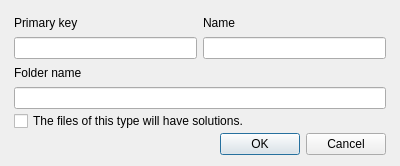
<?xml version="1.0" encoding="UTF-8"?>
<ui version="4.0">
 <class>NewFileType</class>
 <widget class="QDialog" name="NewFileType">
  <property name="geometry">
   <rect>
    <x>0</x>
    <y>0</y>
    <width>400</width>
    <height>166</height>
   </rect>
  </property>
  <property name="windowTitle">
   <string>Dialog</string>
  </property>
  <layout class="QGridLayout" name="gridLayout">
   <property name="leftMargin">
    <number>14</number>
   </property>
   <property name="rightMargin">
    <number>14</number>
   </property>
   <property name="verticalSpacing">
    <number>2</number>
   </property>
   <item row="3" column="0" colspan="2">
    <widget class="QLineEdit" name="FolderLine"/>
   </item>
   <item row="0" column="1">
    <widget class="QLabel" name="label_2">
     <property name="text">
      <string>Name</string>
     </property>
    </widget>
   </item>
   <item row="1" column="0">
    <widget class="QLineEdit" name="IdLine"/>
   </item>
   <item row="0" column="0">
    <widget class="QLabel" name="label">
     <property name="text">
      <string>Primary key</string>
     </property>
    </widget>
   </item>
   <item row="1" column="1">
    <widget class="QLineEdit" name="NameLine"/>
   </item>
   <item row="2" column="0">
    <widget class="QLabel" name="label_3">
     <property name="text">
      <string>Folder name</string>
     </property>
    </widget>
   </item>
   <item row="4" column="0" colspan="2">
    <widget class="QCheckBox" name="NeedsSolution">
     <property name="text">
      <string>The files of this type will have solutions.</string>
     </property>
    </widget>
   </item>
   <item row="5" column="0">
    <widget class="QLabel" name="warning">
     <property name="text">
      <string/>
     </property>
    </widget>
   </item>
   <item row="5" column="1">
    <widget class="QDialogButtonBox" name="OkButton">
     <property name="orientation">
      <enum>Qt::Horizontal</enum>
     </property>
     <property name="standardButtons">
      <set>QDialogButtonBox::Cancel|QDialogButtonBox::Ok</set>
     </property>
    </widget>
   </item>
  </layout>
 </widget>
 <tabstops>
  <tabstop>IdLine</tabstop>
  <tabstop>NameLine</tabstop>
  <tabstop>FolderLine</tabstop>
  <tabstop>NeedsSolution</tabstop>
 </tabstops>
 <resources/>
 <connections>
  <connection>
   <sender>OkButton</sender>
   <signal>accepted()</signal>
   <receiver>NewFileType</receiver>
   <slot>accept()</slot>
   <hints>
    <hint type="sourcelabel">
     <x>248</x>
     <y>254</y>
    </hint>
    <hint type="destinationlabel">
     <x>157</x>
     <y>274</y>
    </hint>
   </hints>
  </connection>
  <connection>
   <sender>OkButton</sender>
   <signal>rejected()</signal>
   <receiver>NewFileType</receiver>
   <slot>reject()</slot>
   <hints>
    <hint type="sourcelabel">
     <x>316</x>
     <y>260</y>
    </hint>
    <hint type="destinationlabel">
     <x>286</x>
     <y>274</y>
    </hint>
   </hints>
  </connection>
 </connections>
</ui>
